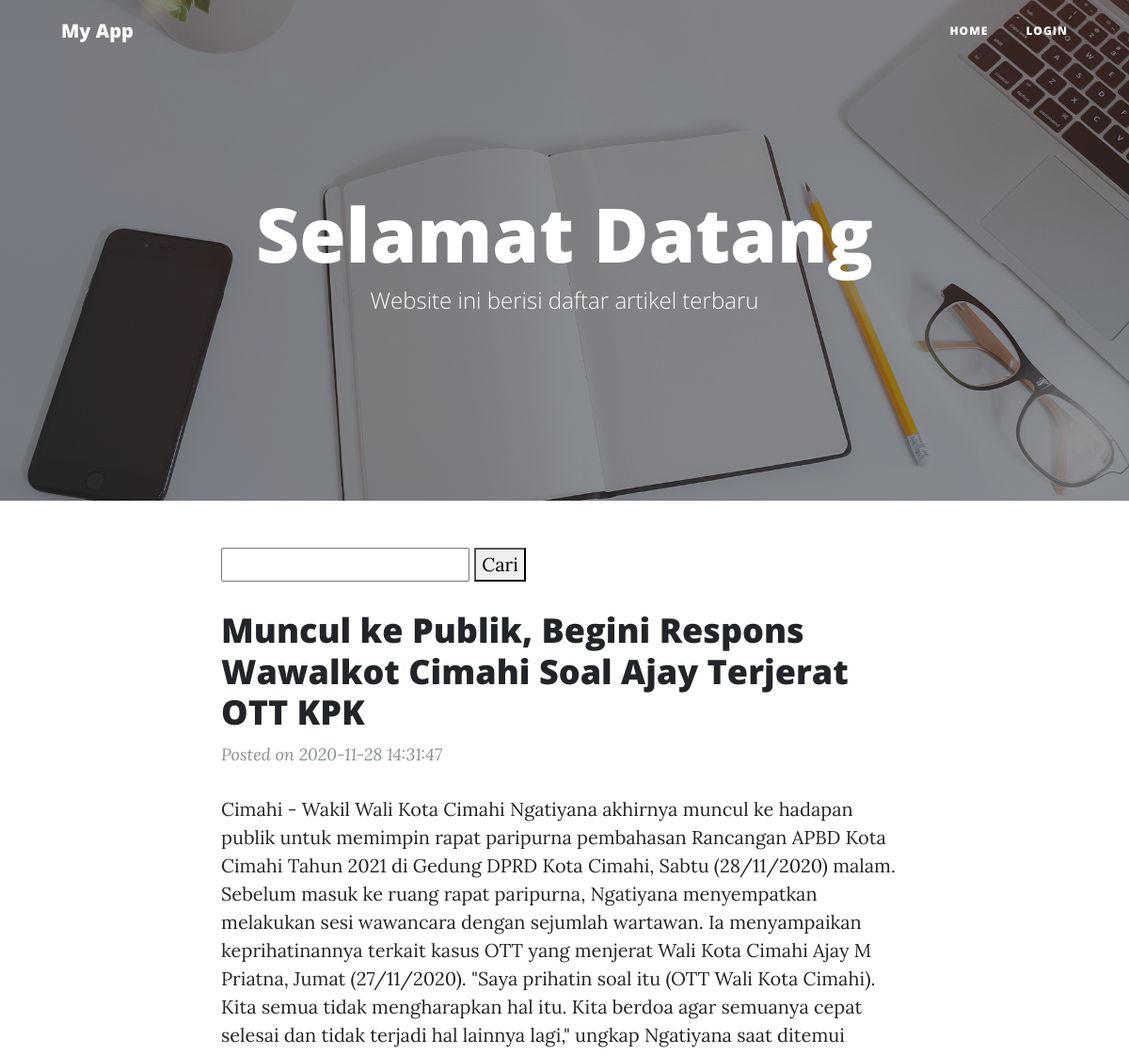
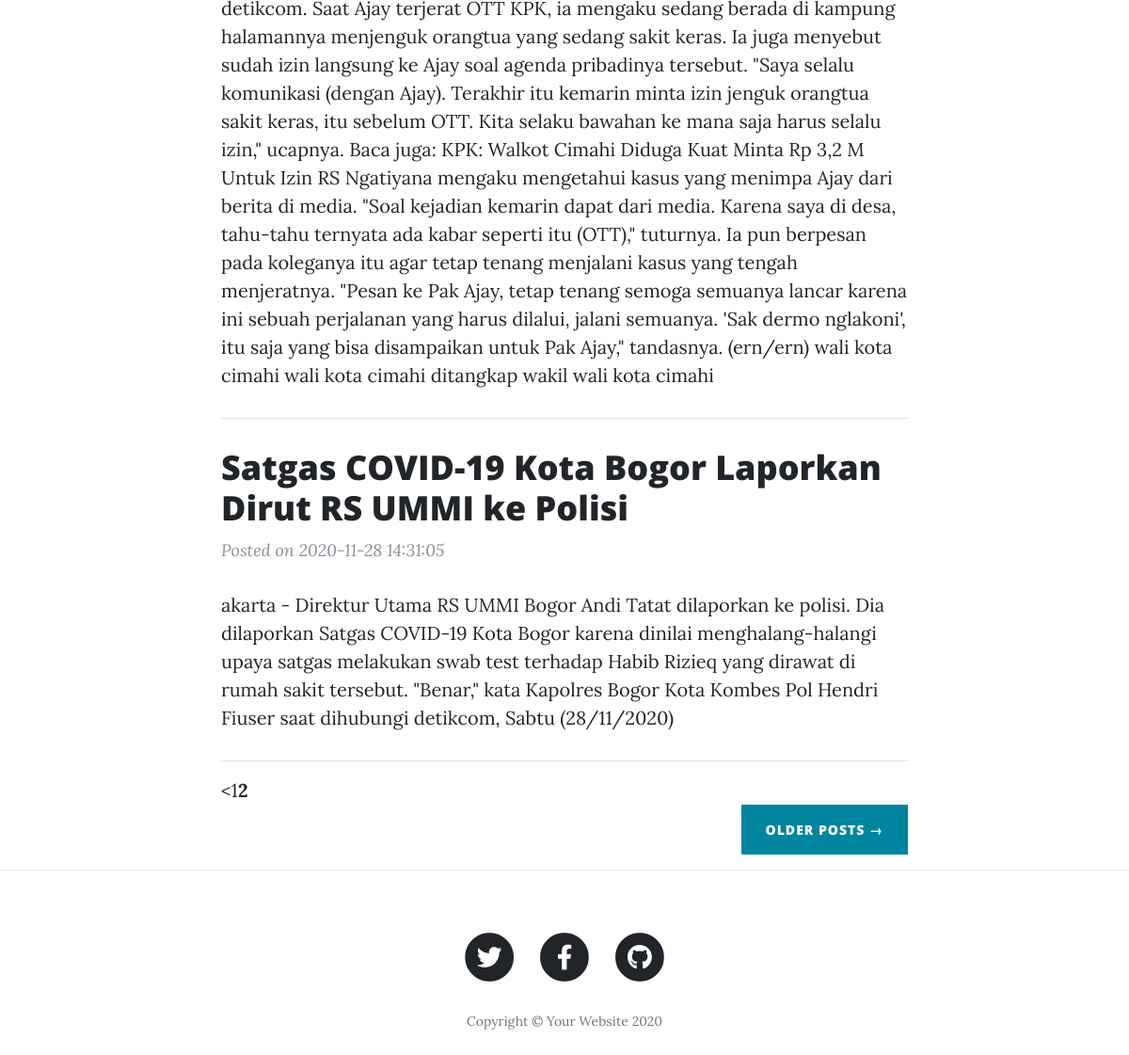
Before: /index.php/blog/index/3 with the older database file (2 pictures, top to bottom).
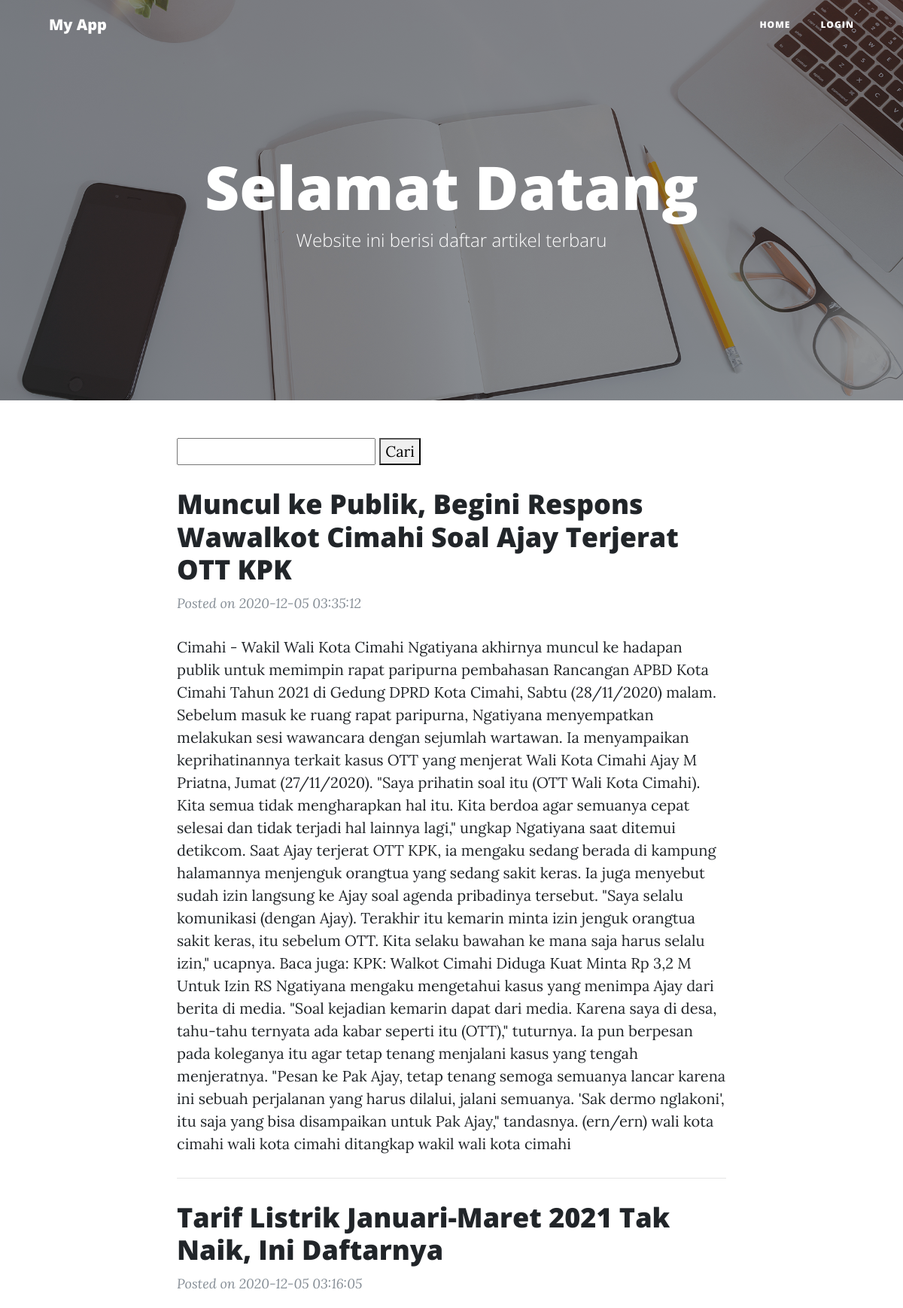
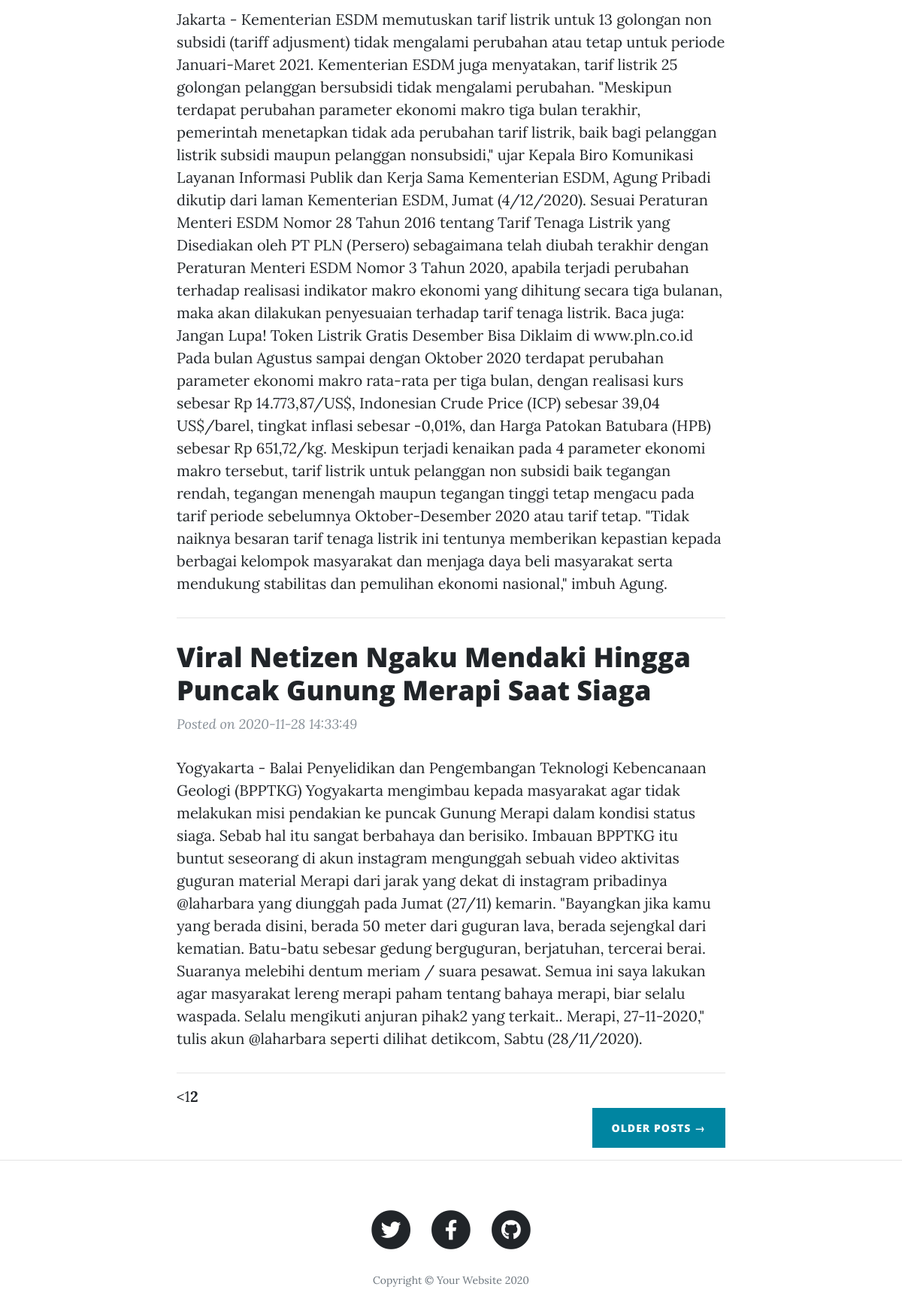
After: the same page with the newer database file (2 pictures, top to bottom).
### tables this page shows
CREATE TABLE `blog` (
  `id` int(11) NOT NULL,
  `title` varchar(255) NOT NULL,
  `content` text NOT NULL,
  `url` varchar(255) NOT NULL,
  `cover` varchar(255) NOT NULL,
  `date` timestamp NOT NULL DEFAULT current_timestamp() ON UPDATE current_timestamp()
);

### application/controllers/Blog.php (called while the page is built, shortened)
<?php
Class Blog extends CI_Controller
{
    function __construct() {
        $this->load->database();
        $this->load->model('Blog_model');
        $this->load->library('session');
    }
    public function index($offset = 0) {
        $this->load->library('pagination');
        $config['per_page']     = 3;
        $data['blogs'] = $this->Blog_model->getBlogs($config['per_page'], $offset);
        $this->load->view('blog',$data);
    }
}
?>

### index.php (called while the page is built, shortened)
<?php
require_once BASEPATH.'core/CodeIgniter.php';

### application/models/Blog_model.php (called while the page is built, shortened)
<?php
class Blog_model extends CI_Model {
    public function getBlogs($limit, $offset)
    {
        $filter = $this->input->get('find');
        $this->db->like('title', $filter);
        $this->db->limit($limit, $offset);
        $this->db->order_by('date', 'desc');
        $query = $this->db->get('blog');
        return $query->result_array();
    }
    public function getTotalBlog() {
        $filter = $this->input->get('find');
        $this->db->like('title', $filter);
        return $this->db->count_all_results("blog");
    }
}
?>

### application/views/blog.php (the view, shortened to what this page needs)
<header class="masthead" style="background-image: url('<?php echo base_url();?>assets/img/home-bg.jpg')">
  <div class="overlay"></div>
  <div class="container">
    <div class="row">
      <div class="col-lg-8 col-md-10 mx-auto">
        <div class="site-heading">
        <h1>Selamat Datang</h1>
        <span class="subheading">Website ini berisi daftar artikel terbaru</span>
        </div>
      </div>
    </div>
  </div>
</header>
<div class="container">
  <div class="row">
    <div class="col-lg-8 col-md-10 mx-auto">
      <form>
          <input type="text" name="find">
          <button type="submit">Cari</button>
      </form>
      <?php foreach($blogs as $key=>$blog):?>
      <div class="post-preview">
        <a href="<?php echo site_url('blog/detail/'.$blog['url']);?>">
          <h2 class="post-title">
            <?php echo $blog['title'];?>
          </h2>
        </a>
        <p class="post-meta">Posted on <?php echo $blog['date'];?>
        </p>
        <p> <?php echo $blog['content'];?> </p>
      </div>
      <hr>
      <?php endforeach; ?>
      <?php echo $this->pagination->create_links(); ?>
      <div class="clearfix">
        <a class="btn btn-primary float-right" href="#">Older Posts &rarr;</a>
      </div>
    </div>
  </div>
</div>
<hr>

Changed rows visible on the page:
no longer on this page (row edited): blog: title "Satgas COVID-19 Kota Bogor Laporkan Dirut RS UMMI ke Polisi", date "2020-11-28 14:31:05", content "akarta - Direktur Utama RS UMMI Bogor Andi Tatat dilaporkan ke polisi. Dia dilaporkan Satgas COVID-19 Kota Bogor karena dinilai menghalang-halangi upaya satgas melakukan swab test terhadap Habib Rizieq yang dirawat di rumah sakit tersebut. \"Benar,\" kata Kapolres Bogor Kota Kombes Pol Hendri Fiuser saat dihubungi detikcom, Sabtu (28/11/2020)"
changed blog "Muncul ke Publik, Begini Respons Wawalkot Cimahi Soal Ajay Terjerat OTT KPK": date "2020-11-28 14:31:47" → "2020-12-05 03:35:12"
added blog: title "Tarif Listrik Januari-Maret 2021 Tak Naik, Ini Daftarnya", date "2020-12-05 03:16:05", content "Jakarta - Kementerian ESDM memutuskan tarif listrik untuk 13 golongan non subsidi (tariff adjusment) tidak mengalami perubahan atau tetap untuk periode Januari-Maret 2021. Kementerian ESDM juga menyatakan, tarif listrik 25 golongan pelanggan bersubsidi tidak mengalami perubahan. \"Meskipun terdapat perubahan parameter ekonomi makro tiga bulan terakhir, pemerintah menetapkan tidak ada perubahan tarif listrik, baik bagi pelanggan listrik subsidi maupun pelanggan nonsubsidi,\" ujar Kepala Biro Komunikasi Layanan Informasi Publik dan Kerja Sama Kementerian ESDM, Agung Pribadi dikutip dari laman Kementerian ESDM, Jumat (4/12/2020). Sesuai Peraturan Menteri ESDM Nomor 28 Tahun 2016 tentang Tarif…"
now on this page (row unchanged): blog: title "Viral Netizen Ngaku Mendaki Hingga Puncak Gunung Merapi Saat Siaga", date "2020-11-28 14:33:49", content "Yogyakarta - Balai Penyelidikan dan Pengembangan Teknologi Kebencanaan Geologi (BPPTKG) Yogyakarta mengimbau kepada masyarakat agar tidak melakukan misi pendakian ke puncak Gunung Merapi dalam kondisi status siaga. Sebab hal itu sangat berbahaya dan berisiko. Imbauan BPPTKG itu buntut seseorang di akun instagram mengunggah sebuah video aktivitas guguran material Merapi dari jarak yang dekat di instagram pribadinya @laharbara yang diunggah pada Jumat (27/11) kemarin. \"Bayangkan jika kamu yang berada disini, berada 50 meter dari guguran lava, berada sejengkal dari kematian. Batu-batu sebesar gedung berguguran, berjatuhan, tercerai berai. Suaranya melebihi dentum meriam / suara pesawat. Semua…"
